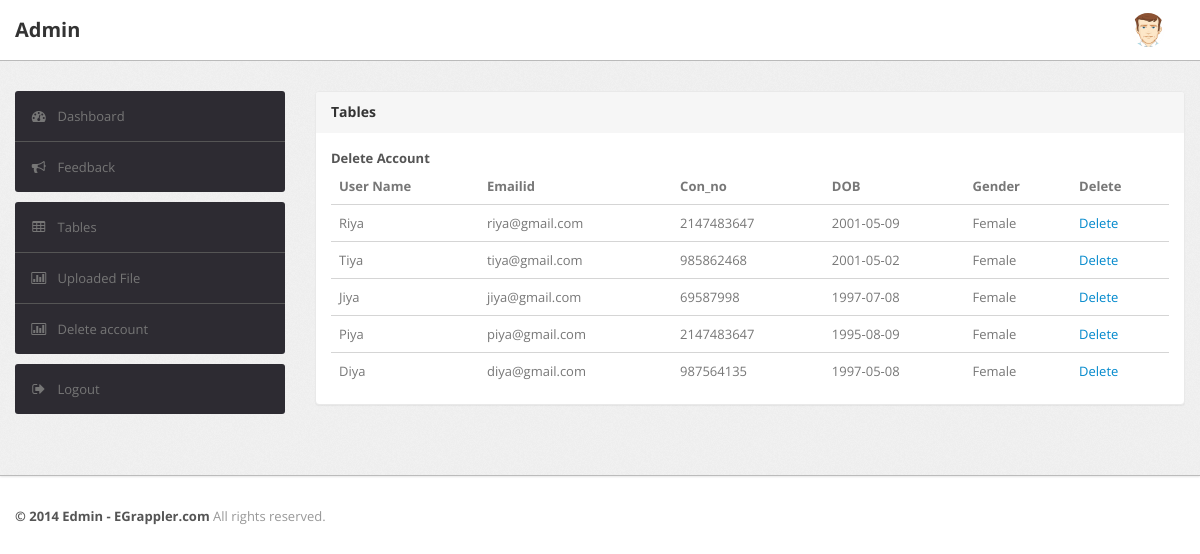
Screenshot of /edmin/code/table1.php (signed in) with the database file from the repository.
### tables this page shows
CREATE TABLE `reg_user` (
  `uid` int(255) NOT NULL,
  `name` varchar(256) NOT NULL,
  `username` varchar(256) NOT NULL,
  `email` varchar(256) NOT NULL,
  `con_no` int(10) NOT NULL,
  `dob` date DEFAULT NULL,
  `gender` varchar(10) NOT NULL,
  `pwd` varchar(256) NOT NULL,
  `pro_pic` varchar(255) DEFAULT NULL,
  `theme` varchar(255) NOT NULL
);

### edmin/code/table1.php (the view, shortened to what this page needs)
<?php
   	include 'conn.php';
    if (isset($_SESSION['aid'])) {
    ?><!DOCTYPE html>
<html lang="en">
<head>
	<link type="text/css" href="bootstrap/css/bootstrap.min.css" rel="stylesheet">
	<link type="text/css" href="bootstrap/css/bootstrap-responsive.min.css" rel="stylesheet">
	<link type="text/css" href="css/theme.css" rel="stylesheet">
	<link type="text/css" href="images/icons/css/font-awesome.css" rel="stylesheet">
</head>
<body>
	<div class="navbar navbar-fixed-top">
            <div class="navbar-inner">
                <div class="container">
                        <a class="brand" href="index1.php">Admin </a>
                    <div class="nav-collapse collapse navbar-inverse-collapse">
                        <ul class="nav pull-right">
                            <li class="nav-user dropdown"><a href="#" class="dropdown-toggle" data-toggle="dropdown">
                                <img src="images/user.png" class="nav-avatar" />
                                </a>
                            </li>
                        </ul>
                    </div>
                </div>
            </div>
        </div>
        <div class="wrapper">
            <div class="container">
                <div class="row">
                    <div class="span3">
                        <div class="sidebar">
                            <ul class="widget widget-menu unstyled">
                                <li class="active"><a href="index1.php"><i class="menu-icon icon-dashboard"></i>Dashboard
                                </a></li>
                                <li><a href="activity.php"><i class="menu-icon icon-bullhorn"></i>Feedback</a>
                                </li>
                            </ul>
                            <ul class="widget widget-menu unstyled">
                                <li><a href="table.php"><i class="menu-icon icon-table"></i>Tables </a></li>
                                <li><a href="tablefile.php"><i class="menu-icon icon-bar-chart"></i>Uploaded File</a></li>
                                <li><a href="table1.php"><i class="menu-icon icon-bar-chart"></i>Delete account</a></li></ul>
                            <ul class="widget widget-menu unstyled">
                                <li><a href="logout.php"><i class="menu-icon icon-signout"></i>Logout </a></li>
                            </ul>
                        </div>
				</div>
				<div class="span9">
					<div class="content">
						<div class="module">
							<div class="module-head">
								<h3>Tables</h3>
							</div>
							<div class="module-body">
								<?php
								echo "<strong>Delete Account</strong>";
								echo "<strong></strong>
								<table class='table'>
								  <thead>
									<tr>
									  <th>User Name</th>
									  <th>Emailid</th>
									  <th>Con_no</th>
									  <th>DOB</th>
									  <th>Gender</th>
									 	<th>Delete</th>
									</tr>
								  </thead>
								  </tbody>
									</tr>";
								$sql="select * from reg_user";
								$res=mysqli_query($conn,$sql);
								$n=mysqli_num_rows($res);
								for ($i=0; $i <$n ; $i++) {
									$row=mysqli_fetch_array($res);
									$a=$row[0];
									$c=$row[2];
									$d=$row[3];
									$e=$row[4];
									$f=$row[5];
									$g=$row[6];
									  echo "<td>".$c."</td>";
									  echo "<td>".$d."</td>";
									  echo"<td>".$e."</td>";
									   echo"<td>".$f."</td>";
									    echo"<td>".$g."</td>";
									    echo"<td><a href='del.php?id=$a'>Delete</a></td>";
								 }
							?>
								</tbody></table></div></div>
					<br />
					</div>
				</div>
			</div>
		</div>
	</div>
	<div class="footer">
		<div class="container">
			<b class="copyright">&copy; 2014 Edmin - EGrappler.com </b> All rights reserved.
		</div>
	</div>
</body>
<?php
}
else
{
    echo "<script>alert('login the web')</script>";
}
?>

### edmin/code/css/theme.css (style rules this page uses)
body { font-size: 13px; font-family: 'Open Sans', Arial, sans-serif; background: #fff; color: #777 }
h1, h2, h3, h4, h5, h6 { color: #333; margin-top: 0 }
h3 { font-size: 20px }
strong, b { color: #555 }
.wrapper { background: url(../images/bg.png) #eee; border-bottom: 1px solid #bbb; -webkit-box-shadow: 0 1px 2px rgba(0,0,0,0.1); -moz-box-shadow: 0 1px 2px rgba(0,0,0,0.1); box-shadow: 0 1px 2px rgba(0,0,0,0.1); padding: 30px 0 }
.footer { color: #999; padding: 30px 0 60px }
body [class^="icon-"], body [class*=" icon-"] { font-size: 14px; line-height: 20px; height: 20px }
.module { background: #fff; -webkit-border-radius: 3px; -moz-border-radius: 3px; border-radius: 3px; border: 1px solid #ccc; border-bottom-color: #bbb; -webkit-box-shadow: 0 0 1px rgba(0,0,0,0.2); -moz-box-shadow: 0 0 1px rgba(0,0,0,0.2); box-shadow: 0 0 1px rgba(0,0,0,0.2); margin-bottom: 30px }
.navbar { position: static!important; margin: 0!important }
.navbar .navbar-inner { background: #fff; border-bottom: 1px solid #bbb; -webkit-box-shadow: 0 1px 2px rgba(0,0,0,0.15); -moz-box-shadow: 0 1px 2px rgba(0,0,0,0.15); box-shadow: 0 1px 2px rgba(0,0,0,0.15) }
.navbar .brand { color: #333; font-weight: bold; font-size: 20px; margin-right: 20px; padding: 20px }
.navbar .nav>li>a { padding: 20px 15px; font-weight: bold; color: #777 }
.nav-user>a { height: 20px }
.nav-avatar { width: 34px; height: 34px; margin: -7px 5px 0 0; -webkit-border-radius: 50%; -moz-border-radius: 50%; border-radius: 50% }
.table { margin-bottom: 0 }
.table th, .table td { border-color: #d5d5d5!important }
.widget-menu { background: #fff; -webkit-border-radius: 3px; -moz-border-radius: 3px; border-radius: 3px; overflow: hidden }
.widget-menu a { color: #555; display: block; line-height: 20px; padding: 15px; text-decoration: none!important }
.widget-menu .menu-icon { margin-right: 10px; color: #767676; -webkit-transition: all .2s ease-in-out; -moz-transition: all .2s ease-in-out; transition: all .2s ease-in-out; }
.widget-menu>li+li { border-top: 1px solid #555 }
.widget-menu>li>a { background-color: #2d2b32; color: #767676; -webkit-transition: all .2s ease-in-out; -moz-transition: all .2s ease-in-out; transition: all .2s ease-in-out; }
.module { box-shadow: 0 0 3px rgba(0,0,0,.1); border-color: #e9e9e9; margin-bottom: 20px; background-color: #fff; border-radius: 4px; -webkit-box-shadow: 0 1px 1px rgba(0,0,0,.05); box-shadow: 0 1px 1px rgba(0,0,0,.05); }
.module-head { color: #767676; background-color: #f6f6f6; border-color: #e9e9e9; padding: 10px 15px; border-bottom: 1px solid transparent; border-top-right-radius: 3px; border-top-left-radius: 3px; }
.module-head h3 { font-size: 14px; line-height: 20px; height: 20px; margin: 0 }
.module-body { padding: 15px }

### rows the page displays
reg_user: username "Riya", email "riya@gmail.com", con_no "2147483647", dob "2001-05-09", gender "Female"
reg_user: username "Tiya", email "tiya@gmail.com", con_no "985862468", dob "2001-05-02", gender "Female"
reg_user: username "Jiya", email "jiya@gmail.com", con_no "69587998", dob "1997-07-08", gender "Female"
reg_user: username "Piya", email "piya@gmail.com", con_no "2147483647", dob "1995-08-09", gender "Female"
reg_user: username "Diya", email "diya@gmail.com", con_no "987564135", dob "1997-05-08", gender "Female"
